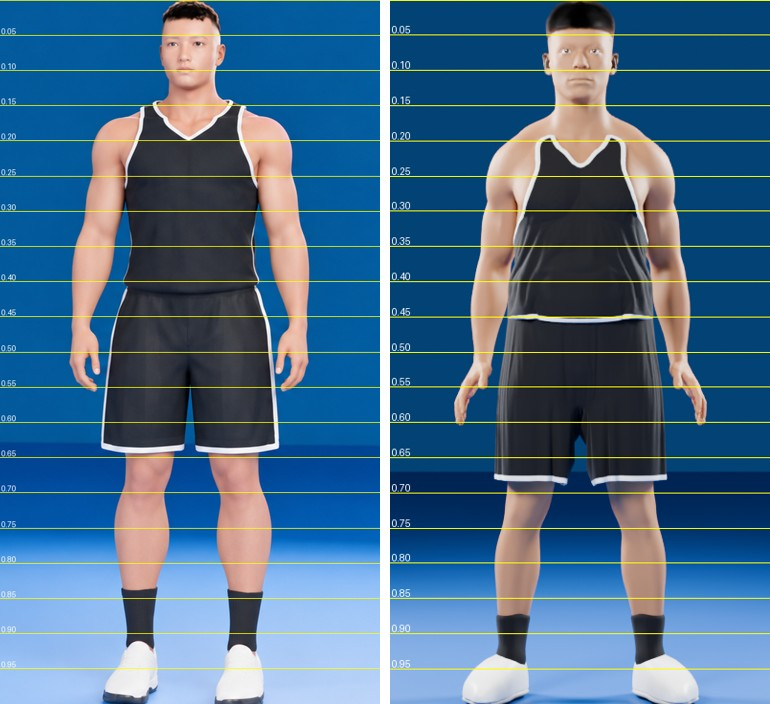
#> input picture hb/compare_hb1.jpg, 770 x 704 px, given in place of d8db2636-image.png, which was not available
$ python prof.py ../hb/compare_hb1.jpg
#> lines starting #> are read from the running program, lines starting #| are printed output that depends on the picture; after the words box and inside, x2 and y2 are one past the last pixel; in counts of white or black regions, pixels touching at a corner belong together; pictures that were not available may be replaced by others from this repository, and a replacement may not be noted
import sys, numpy as np
from PIL import Image
def sil(im):
    a = np.asarray(im.convert("RGB")).astype(int); r,g,b = a[...,0],a[...,1],a[...,2]
    # background is blue: b high relative to r
    return ~((b > r + 40) & (b > g + 10))
def profile(im, label):
    m = sil(im); H, W = m.shape
    rows = np.where(m.sum(1) > 3)[0]; top, bot = rows.min(), rows.max(); h = bot - top
    out = {}
    for f in [0.03,0.07,0.10,0.13,0.15,0.17,0.19,0.21,0.24,0.28,0.32,0.36,0.40,0.44,0.48,0.52,0.56,0.62,0.70,0.80,0.90]:
        y = int(top + f * h); xs = np.where(m[y])[0]
        out[f] = ((xs.max() - xs.min()) / h) if len(xs) else 0
    return h, out
ref = Image.open("/root/.claude/uploads/f6cda236-86ed-5ede-b6e0-84d77123ae3b/d8db2636-image.png")
#> ref is the input picture: PIL image 770x704 RGB; mean R, G, B 71.9, 108.2, 139.1
w, hh = ref.size
#> w = 770; hh = 704
r = ref.crop((0, 0, w // 2, int(hh * 0.95)))
m = Image.open(sys.argv[1])
h1, p1 = profile(r, "ref"); h2, p2 = profile(m, "me")
#> in sil, `r, g, b = (a[..., 0], a[..., 1], a[..., 2])`:
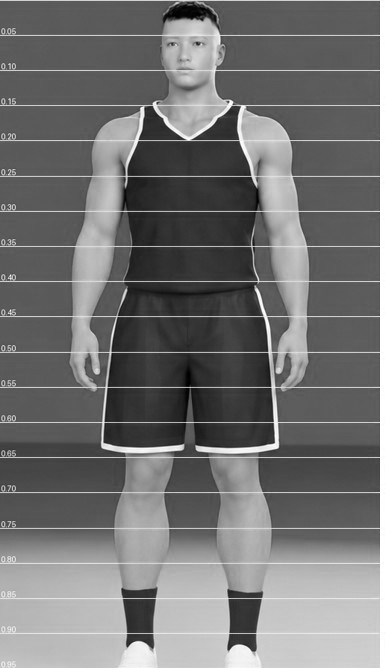
#> g: shape (668, 385) int64; min 0, max 255, mean 114
#> in sil, `r, g, b = (a[..., 0], a[..., 1], a[..., 2])`:
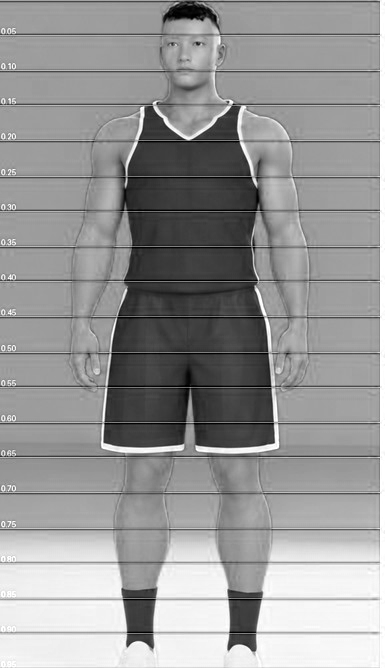
#> b: shape (668, 385) int64; min 0, max 255, mean 149.8
#> in sil, `return ~((b > r + 40) & (b > g + 10))`:
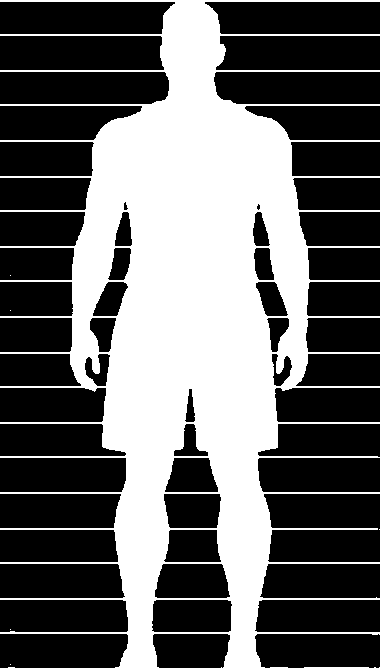
#> returned value: shape (668, 385) bool; 39.6% white; 10 white regions (8 under 20 px), largest, box (x1, y1, x2, y2) and area: (0, 0, 385, 668) 101825, (304, 667, 369, 668) 65
#> in profile, `rows = np.where(m.sum(1) > 3)[0]`: rows = 668 values from 0 to 667
#> in profile, `top, bot = (rows.min(), rows.max())`: top = 0; bot = 667
#> the loop in profile, `for f in [0.03,0.07,0.10,0.13,0.15,0.17,0.19,0.21,0.24,0.28,0.32,0.36,..` made 21 passes
#> y on passes 1 to 12: 20, 46, 66, 86, 100, 113, 126, 140, 160, 186, 213, 240
#> after the loop in profile, `for f in [0.03,0.07,0.10,0.13,0.15,0.17,0.19,0.21,0.24,0.28,0.32,0.36,..`: out = 21 items
#> after `h1, p1 = profile(r, 'ref')`: h1 = 667; p1 = 21 items
#> in sil (call 2), `r, g, b = (a[..., 0], a[..., 1], a[..., 2])`:
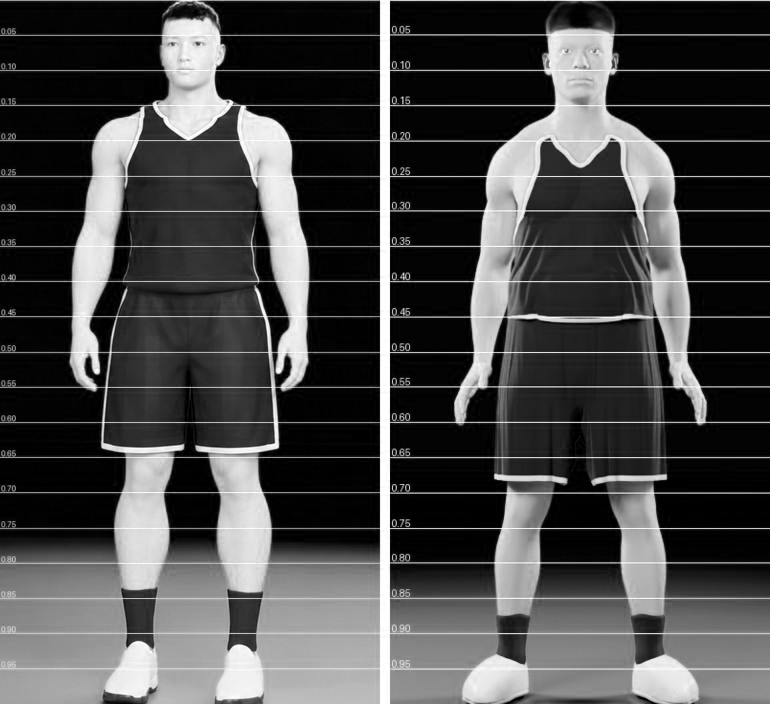
#> r: shape (704, 770) int64; min 0, max 255, mean 71.9
#> in sil (call 2), `r, g, b = (a[..., 0], a[..., 1], a[..., 2])`:
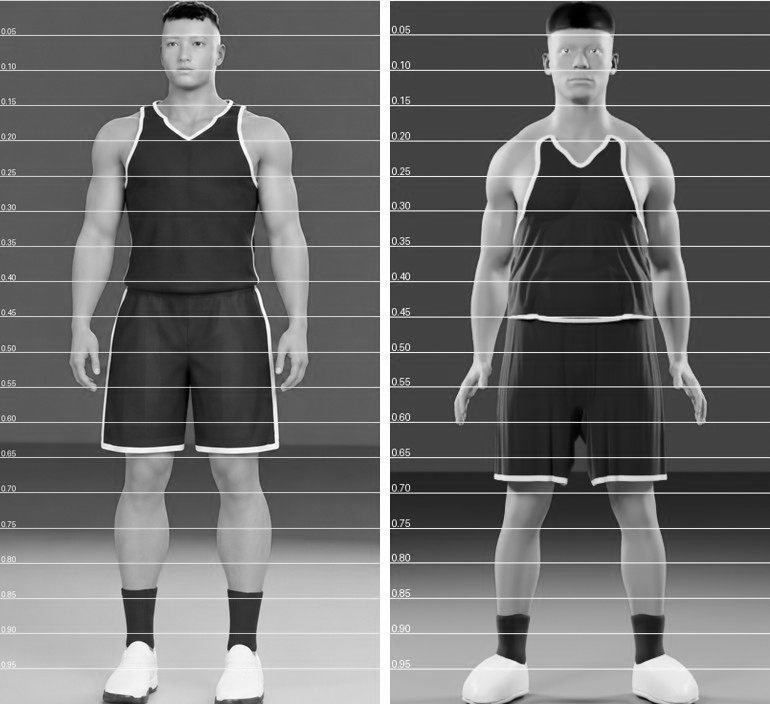
#> g: shape (704, 770) int64; min 0, max 255, mean 108.2
#> in sil (call 2), `r, g, b = (a[..., 0], a[..., 1], a[..., 2])`:
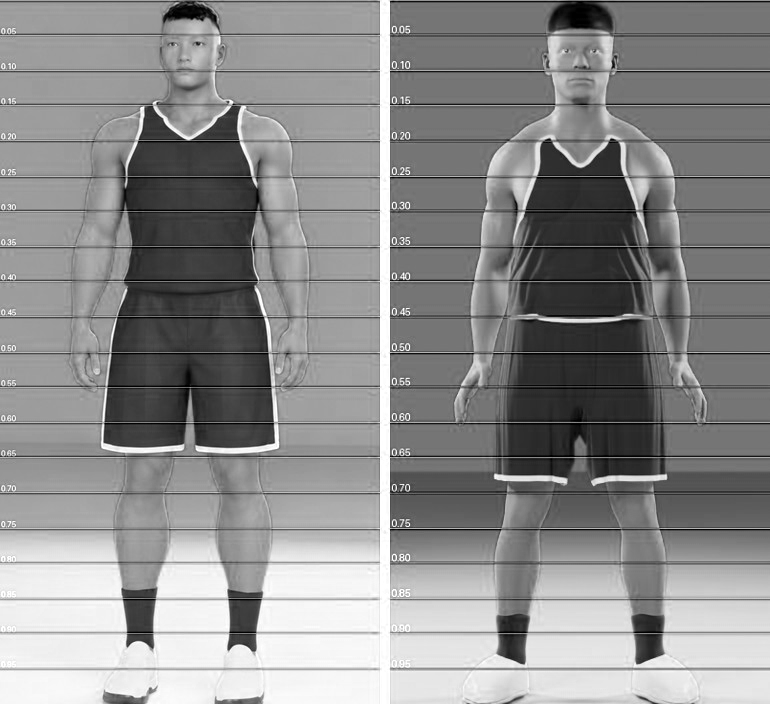
#> b: shape (704, 770) int64; min 0, max 255, mean 139.1
#> in sil (call 2), `return ~((b > r + 40) & (b > g + 10))`:
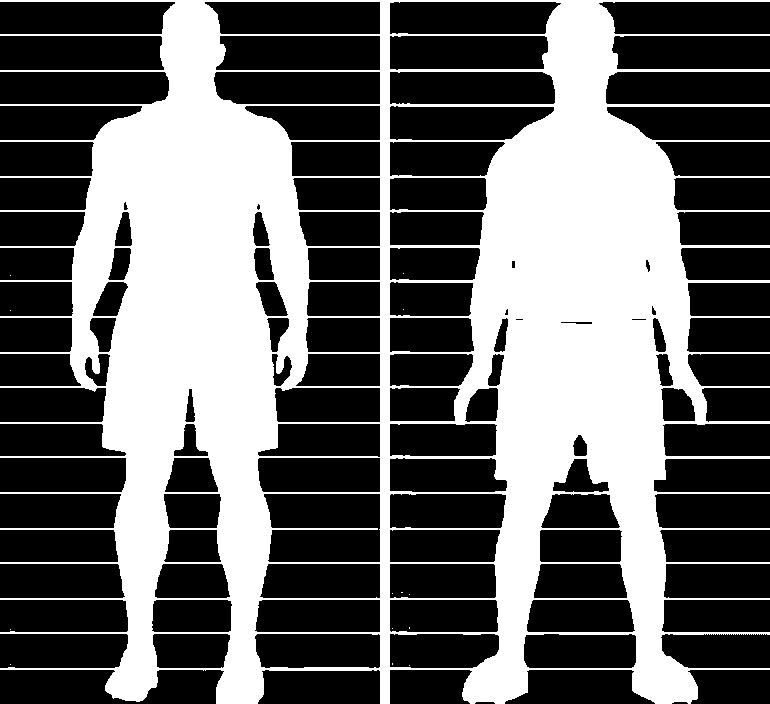
#> returned value: shape (704, 770) bool; 39.6% white; 14 white regions (13 under 20 px), largest, box (x1, y1, x2, y2) and area: (0, 0, 770, 704) 214495
#> the loop in profile (call 2), `for f in [0.03,0.07,0.10,0.13,0.15,0.17,0.19,0.21,0.24,0.28,0.32,0.36,..` made 21 passes
#> y on passes 1 to 12: 21, 49, 70, 91, 105, 119, 133, 147, 168, 196, 224, 253
#> after `h2, p2 = profile(m, 'me')`: h2 = 703; p2 = 21 items
print("height px", h1, h2)
#| height px 667 703
for f in p1: print(f"{f:.2f}  ref {p1[f]:.3f}  me {p2[f]:.3f}  diff {p2[f]-p1[f]:+.3f}")
#> this loop made 21 passes
#> f on passes 1 to 12: 0.03, 0.07, 0.1, 0.13, 0.15, 0.17, 0.19, 0.21, 0.24, 0.28, 0.32, 0.36
#| 0.03  ref 0.331  me 0.640  diff +0.309
#| 0.07  ref 0.336  me 0.642  diff +0.306
#| 0.10  ref 0.331  me 1.094  diff +0.763
#| 0.13  ref 0.322  me 0.622  diff +0.299
#| 0.15  ref 0.333  me 1.094  diff +0.761
#| 0.17  ref 0.372  me 0.720  diff +0.348
#| 0.19  ref 0.421  me 0.774  diff +0.353
#| 0.21  ref 0.576  me 0.807  diff +0.231
#> (further printed lines are left out)
Image.fromarray((sil(r)*255).astype('uint8')).save('/tmp/sil_ref.png'); Image.fromarray((sil(m)*255).astype('uint8')).save('/tmp/sil_me.png')
